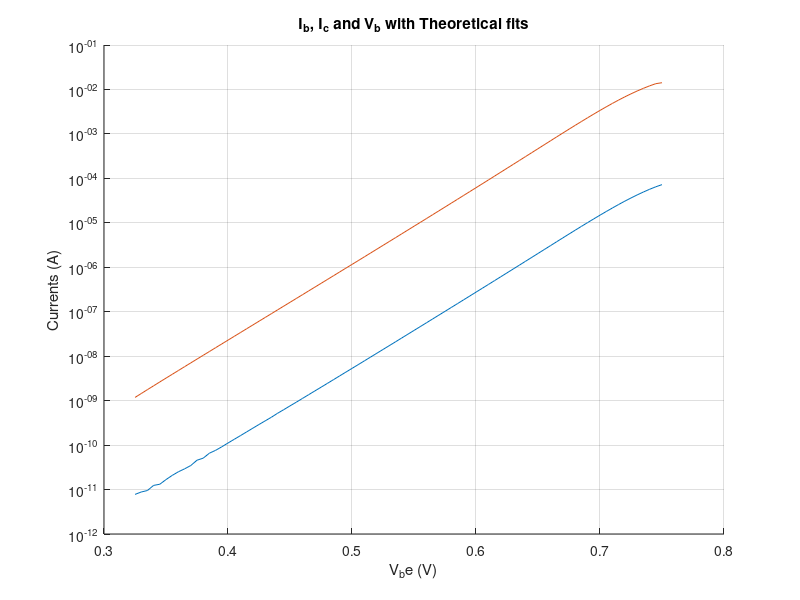

Recreate this plot in MATLAB.
%% Lab 3: Resistors & Bipolar Transistors
load('lab3exp1.mat');

%% Experiment 1: Bipolar Transistor Characteristics

% Semilong plot showing the collector current AND base current as a function of base voltage. 
% Should include appropriate theoretical fits (just use Curve Fit Tool I guess…) and extracted parameter values?

% Plot given data
figure(1);
hold on;
grid on;
title('I_b, I_c and V_b with Theoretical fits');
xlabel('V_be (V)'); ylabel('Currents (A)');

plot(Vbe, Ib);
plot(Vbe, Ic);
set(gca, 'yscale','log');

% Plot theoretical fits



%% Experiment 2: Emitter-Degenerated Bipolar Characteristics

%% Experiment 3: Follower Voltage Transfer Characteristics

%% Experiment 4: Inverter Voltage Transfer Characteristics
